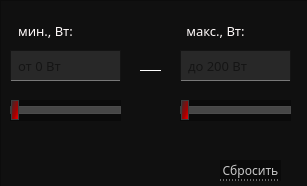
   <widget class="QWidget" name="tdp">
    <property name="geometry">
     <rect>
      <x>0</x>
      <y>0</y>
      <width>307</width>
      <height>186</height>
     </rect>
    </property>
    <attribute name="icon">
     <iconset>
      <normaloff>../../images/down-arrow.png</normaloff>../../images/down-arrow.png</iconset>
    </attribute>
    <attribute name="label">
     <string>Тепловыделение [Вт]</string>
    </attribute>
    <widget class="QFrame" name="frameTdp">
     <property name="geometry">
      <rect>
       <x>0</x>
       <y>0</y>
       <width>311</width>
       <height>191</height>
      </rect>
     </property>
     <property name="styleSheet">
      <string notr="true">QFrame{
	background-color: #101010;
}
</string>
     </property>
     <property name="frameShape">
      <enum>QFrame::StyledPanel</enum>
     </property>
     <property name="frameShadow">
      <enum>QFrame::Raised</enum>
     </property>
     <widget class="QPushButton" name="btnResetTdp">
      <property name="geometry">
       <rect>
        <x>220</x>
        <y>160</y>
        <width>61</width>
        <height>21</height>
       </rect>
      </property>
      <property name="font">
       <font>
        <family>Montserrat Medium</family>
        <pointsize>9</pointsize>
       </font>
      </property>
      <property name="styleSheet">
       <string notr="true">QPushButton
{
background-color: rgb(10, 10, 10);
color:  rgb(200,200, 200);
border: 0px;
border-bottom: 1px dotted rgb(200, 200, 200);
}

QPushButton::hover
{
color: red;
border-bottom: 1px dotted red;
}
</string>
      </property>
      <property name="text">
       <string>Сбросить</string>
      </property>
     </widget>
     <widget class="QSlider" name="sliderTdpMax">
      <property name="geometry">
       <rect>
        <x>180</x>
        <y>100</y>
        <width>111</width>
        <height>21</height>
       </rect>
      </property>
      <property name="styleSheet">
       <string notr="true">QSlider{
	background-color: rgb(10, 10, 10);
}

QSlider::groove:horizontal {
border: 1px solid #bbb;
background: rgb(160,160,160);
height:6px;
}

QSlider::sub-page:horizontal {
border: 1px solid rgb(60,60,60);
background: qlineargradient(spread:pad, x1:0, y1:1, x2:1, y2:0, stop:0.125 rgba(66, 68, 68, 255), stop:0.426136 rgba(117, 19, 19, 255), stop:0.852273 rgba(255, 0, 0, 255));

color: rgb(144, 144, 144);
height: 6px;
}

QSlider::add-page:horizontal {
border: 1px solid rgb(75,75,75);
background: rgb(70,70,70);
}

QSlider::handle:horizontal {
border: 1px solid rgb(60,60,60);
background:qlineargradient(spread:pad, x1:1, y1:1, x2:0, y2:0.057, stop:0 rgba(255, 0, 0, 255), stop:0.398876 rgba(165, 0, 0, 255), stop:0.994318 rgba(46, 48, 49, 255));
width: 6px;
margin-top: -7px;
margin-bottom: -7px;
}

QSlider::handle:horizontal:hover {
border: 1px solid rgb(60,60,60);
background: qlineargradient(x1:0, y1:0, x2:1, y2:1,
    stop:0 rgb(105,105,105), stop:1 rgb(250,0,0));
width: 9px;
margin-top: -7px;
margin-bottom: -7px;
}


QSlider::sub-page:horizontal:disabled {
background: #bbb;
border-color: #999;
}

QSlider::add-page:horizontal:disabled {
background: #eee;
border-color: #999;
}

QSlider::handle:horizontal:disabled {
background: #eee;
border: 1px solid #aaa;
border-radius: 4px;
}</string>
      </property>
      <property name="value">
       <number>0</number>
      </property>
      <property name="orientation">
       <enum>Qt::Horizontal</enum>
      </property>
      <property name="invertedAppearance">
       <bool>false</bool>
      </property>
      <property name="invertedControls">
       <bool>false</bool>
      </property>
     </widget>
     <widget class="QSlider" name="sliderTdpMin">
      <property name="geometry">
       <rect>
        <x>10</x>
        <y>100</y>
        <width>111</width>
        <height>21</height>
       </rect>
      </property>
      <property name="styleSheet">
       <string notr="true">QSlider{
	background-color: rgb(10, 10, 10);
}

QSlider::groove:horizontal {
border: 1px solid #bbb;
background: rgb(160,160,160);
height:6px;
}

QSlider::sub-page:horizontal {
border: 1px solid rgb(60,60,60);
background: qlineargradient(spread:pad, x1:0, y1:1, x2:1, y2:0, stop:0.125 rgba(66, 68, 68, 255), stop:0.426136 rgba(117, 19, 19, 255), stop:0.852273 rgba(255, 0, 0, 255));

color: rgb(144, 144, 144);
height: 6px;
}

QSlider::add-page:horizontal {
border: 1px solid rgb(75,75,75);
background: rgb(70,70,70);
}

QSlider::handle:horizontal {
border: 1px solid rgb(60,60,60);
background:qlineargradient(spread:pad, x1:1, y1:1, x2:0, y2:0.057, stop:0 rgba(255, 0, 0, 255), stop:0.398876 rgba(165, 0, 0, 255), stop:0.994318 rgba(46, 48, 49, 255));
width: 6px;
margin-top: -7px;
margin-bottom: -7px;
}


QSlider::handle:horizontal:hover {
border: 1px solid rgb(60,60,60);
background: qlineargradient(x1:0, y1:0, x2:1, y2:1,
    stop:0 rgb(105,105,105), stop:1 rgb(250,0,0));
width: 9px;
margin-top: -7px;
margin-bottom: -7px;
}


QSlider::sub-page:horizontal:disabled {
background: #bbb;
border-color: #999;
}

QSlider::add-page:horizontal:disabled {
background: #eee;
border-color: #999;
}

QSlider::handle:horizontal:disabled {
background: #eee;
border: 1px solid #aaa;
border-radius: 4px;
}</string>
      </property>
      <property name="value">
       <number>0</number>
      </property>
      <property name="orientation">
       <enum>Qt::Horizontal</enum>
      </property>
      <property name="invertedAppearance">
       <bool>false</bool>
      </property>
      <property name="invertedControls">
       <bool>false</bool>
      </property>
     </widget>
     <widget class="Line" name="line_3">
      <property name="geometry">
       <rect>
        <x>140</x>
        <y>70</y>
        <width>21</width>
        <height>19</height>
       </rect>
      </property>
      <property name="styleSheet">
       <string notr="true">border:0px;
border-top: 1px solid white;</string>
      </property>
      <property name="orientation">
       <enum>Qt::Horizontal</enum>
      </property>
     </widget>
     <widget class="QLabel" name="lbMinTdp">
      <property name="geometry">
       <rect>
        <x>10</x>
        <y>20</y>
        <width>71</width>
        <height>21</height>
       </rect>
      </property>
      <property name="font">
       <font>
        <family>Montserrat Medium</family>
        <pointsize>10</pointsize>
        <weight>50</weight>
        <bold>false</bold>
       </font>
      </property>
      <property name="styleSheet">
       <string notr="true">	color: #fffafa;
	border: 0px;
</string>
      </property>
      <property name="text">
       <string>мин., Вт:</string>
      </property>
      <property name="alignment">
       <set>Qt::AlignCenter</set>
      </property>
     </widget>
     <widget class="QLabel" name="lbMaxRdp">
      <property name="geometry">
       <rect>
        <x>180</x>
        <y>20</y>
        <width>71</width>
        <height>21</height>
       </rect>
      </property>
      <property name="font">
       <font>
        <family>Montserrat Medium</family>
        <pointsize>10</pointsize>
        <weight>50</weight>
        <bold>false</bold>
       </font>
      </property>
      <property name="styleSheet">
       <string notr="true">	color: #fffafa;
	border: 0px;
</string>
      </property>
      <property name="text">
       <string>макс., Вт:</string>
      </property>
      <property name="alignment">
       <set>Qt::AlignCenter</set>
      </property>
     </widget>
     <widget class="QLineEdit" name="leMinTdp">
      <property name="geometry">
       <rect>
        <x>10</x>
        <y>50</y>
        <width>111</width>
        <height>31</height>
       </rect>
      </property>
      <property name="font">
       <font>
        <family>Montserrat Medium</family>
        <pointsize>10</pointsize>
       </font>
      </property>
      <property name="styleSheet">
       <string notr="true">QLineEdit{
	padding-left: 5px;
	border: 1px solid rgb(20,20,20);
	background-color: rgb(40,40,40);
	border-bottom: 1px solid  rgb(120,120,120);
	selection-background-color: rgb(105, 0, 0);
}

QLineEdit:hover{
	background-color: rgb(55,55,55);
	border-bottom: 1px solid  red;
}</string>
      </property>
      <property name="placeholderText">
       <string>от 0 Вт</string>
      </property>
     </widget>
     <widget class="QLineEdit" name="leMaxTdp">
      <property name="geometry">
       <rect>
        <x>180</x>
        <y>50</y>
        <width>111</width>
        <height>31</height>
       </rect>
      </property>
      <property name="font">
       <font>
        <family>Montserrat Medium</family>
        <pointsize>10</pointsize>
       </font>
      </property>
      <property name="styleSheet">
       <string notr="true">QLineEdit{
	padding-left: 5px;
	border: 1px solid rgb(20,20,20);
	background-color: rgb(40,40,40);
	border-bottom: 1px solid  rgb(120,120,120);
	selection-background-color: rgb(105, 0, 0);
}

QLineEdit:hover{
	background-color: rgb(55,55,55);
	border-bottom: 1px solid  red;
}</string>
      </property>
      <property name="placeholderText">
       <string>до 200 Вт</string>
      </property>
     </widget>
    </widget>
   </widget>
